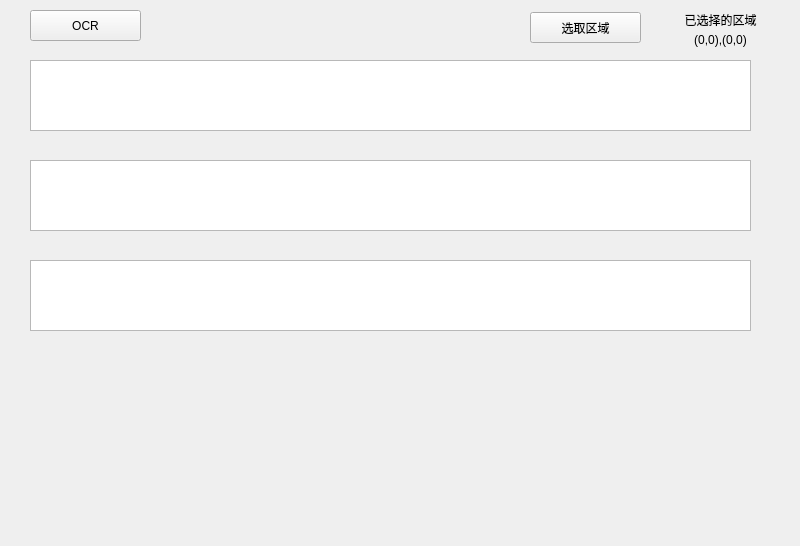
<?xml version="1.0" encoding="UTF-8"?>
<ui version="4.0">
 <class>OCR_Window</class>
 <widget class="QMainWindow" name="OCR_Window">
  <property name="enabled">
   <bool>true</bool>
  </property>
  <property name="geometry">
   <rect>
    <x>0</x>
    <y>0</y>
    <width>800</width>
    <height>546</height>
   </rect>
  </property>
  <property name="contextMenuPolicy">
   <enum>Qt::DefaultContextMenu</enum>
  </property>
  <property name="windowTitle">
   <string>MainWindow</string>
  </property>
  <property name="animated">
   <bool>true</bool>
  </property>
  <widget class="QWidget" name="centralwidget">
   <widget class="QPlainTextEdit" name="OCRResultTextEdit">
    <property name="geometry">
     <rect>
      <x>30</x>
      <y>60</y>
      <width>721</width>
      <height>71</height>
     </rect>
    </property>
    <property name="font">
     <font>
      <family>思源黑体</family>
      <pointsize>18</pointsize>
     </font>
    </property>
   </widget>
   <widget class="QPlainTextEdit" name="TransResult_1">
    <property name="geometry">
     <rect>
      <x>30</x>
      <y>160</y>
      <width>721</width>
      <height>71</height>
     </rect>
    </property>
    <property name="font">
     <font>
      <family>思源黑体</family>
      <pointsize>18</pointsize>
     </font>
    </property>
   </widget>
   <widget class="QPlainTextEdit" name="plainTextEdit_3">
    <property name="geometry">
     <rect>
      <x>30</x>
      <y>260</y>
      <width>721</width>
      <height>71</height>
     </rect>
    </property>
   </widget>
   <widget class="QPushButton" name="ChooseAreaButton">
    <property name="geometry">
     <rect>
      <x>530</x>
      <y>12</y>
      <width>111</width>
      <height>31</height>
     </rect>
    </property>
    <property name="text">
     <string>选取区域</string>
    </property>
   </widget>
   <widget class="QLabel" name="ChosenTitleText">
    <property name="geometry">
     <rect>
      <x>680</x>
      <y>10</y>
      <width>81</width>
      <height>20</height>
     </rect>
    </property>
    <property name="text">
     <string>已选择的区域</string>
    </property>
    <property name="alignment">
     <set>Qt::AlignCenter</set>
    </property>
   </widget>
   <widget class="QLabel" name="PosText">
    <property name="geometry">
     <rect>
      <x>650</x>
      <y>30</y>
      <width>141</width>
      <height>20</height>
     </rect>
    </property>
    <property name="text">
     <string>(0,0),(0,0)</string>
    </property>
    <property name="alignment">
     <set>Qt::AlignCenter</set>
    </property>
   </widget>
   <widget class="QPushButton" name="OCRButton">
    <property name="geometry">
     <rect>
      <x>30</x>
      <y>10</y>
      <width>111</width>
      <height>31</height>
     </rect>
    </property>
    <property name="text">
     <string>OCR</string>
    </property>
   </widget>
  </widget>
 </widget>
 <resources/>
 <connections>
  <connection>
   <sender>ChooseAreaButton</sender>
   <signal>clicked()</signal>
   <receiver>OCR_Window</receiver>
   <slot>getScreenPos()</slot>
   <hints>
    <hint type="sourcelabel">
     <x>633</x>
     <y>28</y>
    </hint>
    <hint type="destinationlabel">
     <x>766</x>
     <y>21</y>
    </hint>
   </hints>
  </connection>
  <connection>
   <sender>OCRButton</sender>
   <signal>clicked()</signal>
   <receiver>OCR_Window</receiver>
   <slot>getOCRText()</slot>
   <hints>
    <hint type="sourcelabel">
     <x>102</x>
     <y>27</y>
    </hint>
    <hint type="destinationlabel">
     <x>184</x>
     <y>36</y>
    </hint>
   </hints>
  </connection>
  <connection>
   <sender>OCR_Window</sender>
   <signal>ocrHotkeyPressed()</signal>
   <receiver>OCR_Window</receiver>
   <slot>getOCRText()</slot>
   <hints>
    <hint type="sourcelabel">
     <x>301</x>
     <y>396</y>
    </hint>
    <hint type="destinationlabel">
     <x>312</x>
     <y>404</y>
    </hint>
   </hints>
  </connection>
  <connection>
   <sender>OCRResultTextEdit</sender>
   <signal>textChanged()</signal>
   <receiver>OCR_Window</receiver>
   <slot>updateResult_1()</slot>
   <hints>
    <hint type="sourcelabel">
     <x>231</x>
     <y>105</y>
    </hint>
    <hint type="destinationlabel">
     <x>258</x>
     <y>138</y>
    </hint>
   </hints>
  </connection>
 </connections>
 <slots>
  <signal>ocrHotkeyPressed()</signal>
  <slot>getScreenPos()</slot>
  <slot>getOCRText()</slot>
  <slot>updateResult_1()</slot>
 </slots>
</ui>
